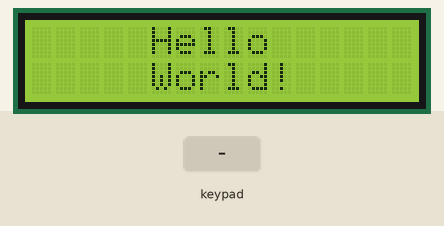
This sketch was run on a simulated Arduino Uno, built with avr-gcc and run on an emulated ATmega328P. On the bench: 16×2 character LCD. The inputs (shaded band) are chosen by the test bench.

Above: at 1.2 s.
1.3 s: keypad keys 9 8 7 6 # pressed 0.4 s apart
At 3.8 s:
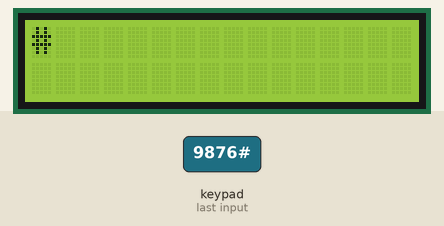
4.9 s: key 'A' pressed
At 5.8 s:
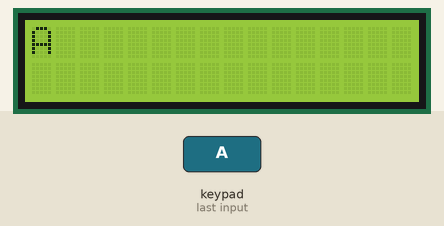
6.4 s: key 'B' pressed
At 7.0 s:
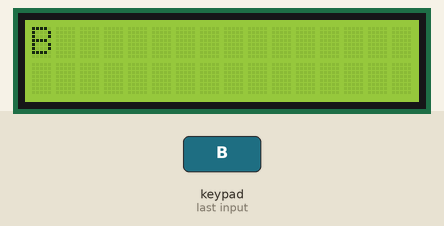
7.9 s: keypad keys 9 8 7 6 * pressed 0.4 s apart
At 11.1 s:
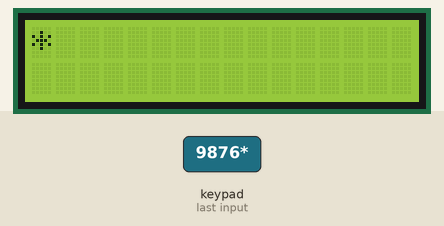
11.5 s: key 'C' pressed
At 12.0 s:
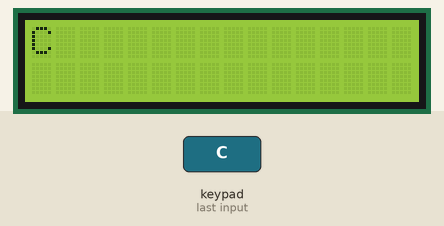
13.0 s: keypad keys 9 8 7 6 D pressed 0.4 s apart
At 13.4 s:
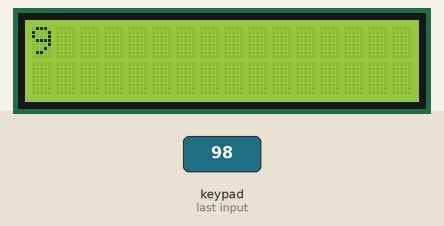
Timing chart, 0 to 16.0 s (numbered marks = the images above; inputs shaded):
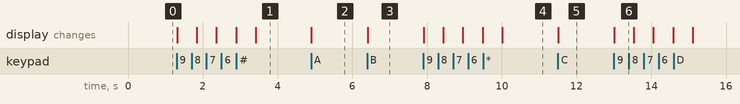

Measured:
- after the input at 1.3 s, the display: first changes at once (image 1 shows a later state)
- after the input at 4.9 s, the display: changes at once (image 2)
- after the input at 6.4 s, the display: changes at once (image 3)
- after the input at 7.9 s, the display: first changes at once (image 4 shows a later state)
- after the input at 11.5 s, the display: changes at once (image 5)
- after the input at 13.0 s, the display: changes at once (image 6)

The sketch:

LCD_and_keypad_connection.ino
```cpp
#include<LiquidCrystal_I2C.h>

#include <Keypad.h>


const int LCD_ADDRESS = 0x27;
const int LCD_COLUMNS = 16;
const int LCD_ROWS = 2;

LiquidCrystal_I2C lcd (LCD_ADDRESS, LCD_COLUMNS, LCD_ROWS);

// Define the number of rows and columns of the keypad
const byte ROWS = 4; // Four rows
const byte COLS = 4; // Four columns

// Define the keymap for the keypad
char keys[ROWS][COLS] = {
  {'1', '2', '3', 'A'},
  {'4', '5', '6', 'B'},
  {'7', '8', '9', 'C'},
  {'*', '0', '#', 'D'}
};

// Connect the row pins of the keypad to these Arduino pins
byte rowPins[ROWS] = {9, 8, 7, 6}; // Connect to the row pinouts of the keypad

// Connect the column pins of the keypad to these Arduino pins
byte colPins[COLS] = {5, 4, 3, 2}; // Connect to the column pinouts of the keypad

// Create the Keypad object
Keypad keypad = Keypad(makeKeymap(keys), rowPins, colPins, ROWS, COLS);


void setup (){

lcd.init ();
lcd.clear ();
lcd.backlight();

lcd.setCursor (5, 0);
lcd.print("Hello");
  lcd.setCursor(5,1);
  lcd.print("World!");


}


void loop()
{

  char key=keypad.getKey();

  if(key){
  lcd.clear();
  Serial.println(key);

  lcd.setCursor(0,0);
  lcd.print(key);

  delay(500);

  }
}
```
